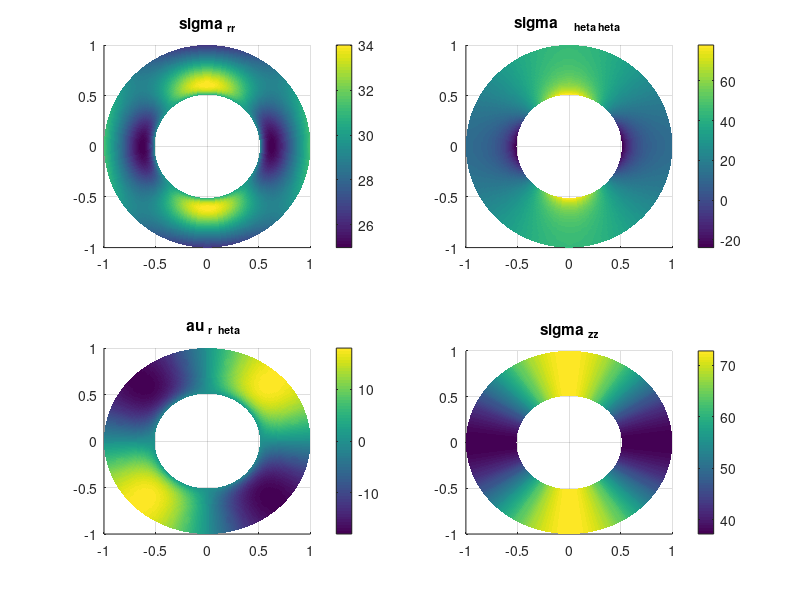

This chart was generated by the following MATLAB code:
%%Input
%Shmax maximum horizontal stress
%Shmin minimum horizontal stress
%Po pore pressure
% R raidus ,T temperaure
%%output
%sigma_rr,sigma_theta
%tau_r_theta
%%
%without considersing the temperature effect
Shmax=72;
Shmin=45;
Po=30;
Sv=85;
poi_rat=0.33;
R=0.5;
r=0.51:0.01:1;
theta=0:(2*pi)/360:2*pi;
i=length(r);
j=length(theta);

phi=pi/4;

 for k=1:i
     for m=1:j
          plot_r(k,m)=r(k)*cos(theta(m));
          plot_theta(k,m)=r(k)*sin(theta(m));
sigma_rr(k,m)=(1/2)*(Shmax+Shmin-2*Po)*(1-(R/r(k))^2)+(1/2)*(Shmax-Shmin)*(1-(4*(R/r(k))^2)+(3*(R/r(k))^4))*cos(2*theta(m))+Po*((R/r(k))^2);
sigma_theta(k,m)=(1/2)*(Shmax+Shmin-2*Po)*(1+(R/r(k))^2)-(1/2)*(Shmax-Shmin)*(1+(3*(R/r(k))^4))*cos(2*theta(m))-Po*((R/r(k))^2);
tau_r_theta(k,m)=(1/2)*(Shmax-Shmin)*(1+(2*(R/r(k))^2)-(3*(R/r(k))^4))*sin(2*theta(m));
sigma_zz(k,m)=Sv-2*poi_rat*(Shmax-Shmin)*cos(2*theta(m))-Po;


sigma_max= max([sigma_rr(k,m),sigma_theta(k,m),sigma_zz(k,m)]);
sigma_min=min([sigma_rr(k,m),sigma_theta(k,m),sigma_zz(k,m)]);
slope= (tan(pi/4+phi/2))^2;
sigma_rad=(sigma_max-sigma_min)/2;
C0(k,m)=sigma_rad*sqrt(1+slope^2);
     end
 end

 subplot(2,2,1) 
  
 surf(plot_r,plot_theta,sigma_rr,'EdgeColor',"none");
 title("\sigma _{rr}")
 colorbar
 view(2)
  subplot(2,2,2)  
 surf(plot_r,plot_theta,sigma_theta,'EdgeColor',"none");
 title("\sigma _{\theta\theta }")
  colorbar
 view(2)
  subplot(2,2,3)  
 surf(plot_r,plot_theta,tau_r_theta,'EdgeColor',"none");
 title("\tau _{r\theta }")
  colorbar
 view(2)
  subplot(2,2,4) 
  surf(plot_r,plot_theta,sigma_zz,'EdgeColor',"none");
  title("\sigma _{zz}")
   colorbar
  view(2)